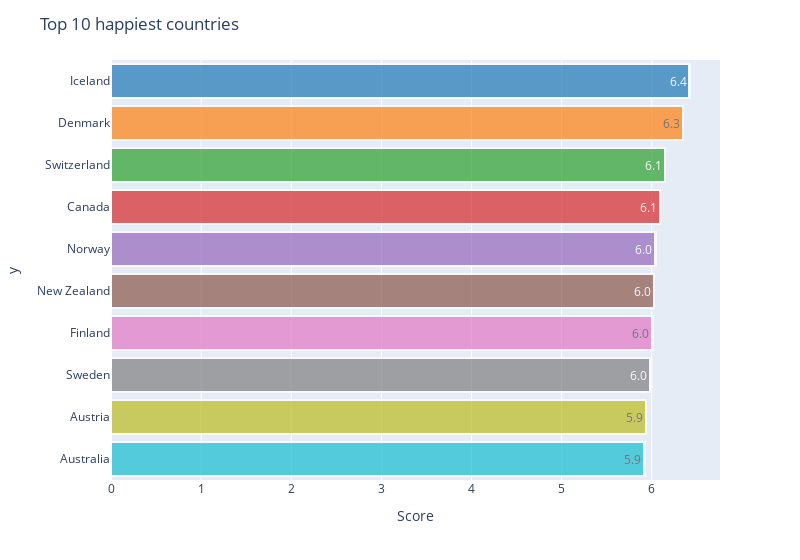

Notebook source saved alongside this figure:
### Markdown cell above
* plotting all columns to study data

### Code cell
top10_show(df=complete_data_2015)

### Figure 1 — Plotly figure (JSON) as saved in the notebook; plotly's stock layout.template omitted (floating-point values rounded to 4 significant figures)
{"data": [{"alignmentgroup": "True", "hovertemplate": "color=Iceland<br>Score=%{text}<br>y=%{y}<extra></extra>", "legendgroup": "Iceland", "marker": {"color": "#1F77B4", "line": {"color": "rgb(255,255,255)", "width": 2.5}}, "name": "Iceland", "offsetgroup": "Iceland", "opacity": 0.7, "orientation": "h", "showlegend": true, "text": [6.419], "textposition": "inside", "texttemplate": "%{text:.2s}", "type": "bar", "x": [6.419], "xaxis": "x", "y": ["Iceland"], "yaxis": "y"}, {"alignmentgroup": "True", "hovertemplate": "color=Denmark<br>Score=%{text}<br>y=%{y}<extra></extra>", "legendgroup": "Denmark", "marker": {"color": "#FF7F0E", "line": {"color": "rgb(255,255,255)", "width": 2.5}}, "name": "Denmark", "offsetgroup": "Denmark", "opacity": 0.7, "orientation": "h", "showlegend": true, "text": [6.348], "textposition": "inside", "texttemplate": "%{text:.2s}", "type": "bar", "x": [6.348], "xaxis": "x", "y": ["Denmark"], "yaxis": "y"}, {"alignmentgroup": "True", "hovertemplate": "color=Switzerland<br>Score=%{text}<br>y=%{y}<extra></extra>", "legendgroup": "Switzerland", "marker": {"color": "#2CA02C", "line": {"color": "rgb(255,255,255)", "width": 2.5}}, "name": "Switzerland", "offsetgroup": "Switzerland", "opacity": 0.7, "orientation": "h", "showlegend": true, "text": [6.144], "textposition": "inside", "texttemplate": "%{text:.2s}", "type": "bar", "x": [6.144], "xaxis": "x", "y": ["Switzerland"], "yaxis": "y"}, {"alignmentgroup": "True", "hovertemplate": "color=Canada<br>Score=%{text}<br>y=%{y}<extra></extra>", "legendgroup": "Canada", "marker": {"color": "#D62728", "line": {"color": "rgb(255,255,255)", "width": 2.5}}, "name": "Canada", "offsetgroup": "Canada", "opacity": 0.7, "orientation": "h", "showlegend": true, "text": [6.09], "textposition": "inside", "texttemplate": "%{text:.2s}", "type": "bar", "x": [6.09], "xaxis": "x", "y": ["Canada"], "yaxis": "y"}, {"alignmentgroup": "True", "hovertemplate": "color=Norway<br>Score=%{text}<br>y=%{y}<extra></extra>", "legendgroup": "Norway", "marker": {"color": "#9467BD", "line": {"color": "rgb(255,255,255)", "width": 2.5}}, "name": "Norway", "offsetgroup": "Norway", "opacity": 0.7, "orientation": "h", "showlegend": true, "text": [6.039], "textposition": "inside", "texttemplate": "%{text:.2s}", "type": "bar", "x": [6.039], "xaxis": "x", "y": ["Norway"], "yaxis": "y"}, {"alignmentgroup": "True", "hovertemplate": "color=New Zealand<br>Score=%{text}<br>y=%{y}<extra></extra>", "legendgroup": "New Zealand", "marker": {"color": "#8C564B", "line": {"color": "rgb(255,255,255)", "width": 2.5}}, "name": "New Zealand", "offsetgroup": "New Zealand", "opacity": 0.7, "orientation": "h", "showlegend": true, "text": [6.023], "textposition": "inside", "texttemplate": "%{text:.2s}", "type": "bar", "x": [6.023], "xaxis": "x", "y": ["New Zealand"], "yaxis": "y"}, {"alignmentgroup": "True", "hovertemplate": "color=Finland<br>Score=%{text}<br>y=%{y}<extra></extra>", "legendgroup": "Finland", "marker": {"color": "#E377C2", "line": {"color": "rgb(255,255,255)", "width": 2.5}}, "name": "Finland", "offsetgroup": "Finland", "opacity": 0.7, "orientation": "h", "showlegend": true, "text": [6.007], "textposition": "inside", "texttemplate": "%{text:.2s}", "type": "bar", "x": [6.007], "xaxis": "x", "y": ["Finland"], "yaxis": "y"}, {"alignmentgroup": "True", "hovertemplate": "color=Sweden<br>Score=%{text}<br>y=%{y}<extra></extra>", "legendgroup": "Sweden", "marker": {"color": "#7F7F7F", "line": {"color": "rgb(255,255,255)", "width": 2.5}}, "name": "Sweden", "offsetgroup": "Sweden", "opacity": 0.7, "orientation": "h", "showlegend": true, "text": [5.981], "textposition": "inside", "texttemplate": "%{text:.2s}", "type": "bar", "x": [5.981], "xaxis": "x", "y": ["Sweden"], "yaxis": "y"}, {"alignmentgroup": "True", "hovertemplate": "color=Austria<br>Score=%{text}<br>y=%{y}<extra></extra>", "legendgroup": "Austria", "marker": {"color": "#BCBD22", "line": {"color": "rgb(255,255,255)", "width": 2.5}}, "name": "Austria", "offsetgroup": "Austria", "opacity": 0.7, "orientation": "h", "showlegend": true, "text": [5.936], "textposition": "inside", "texttemplate": "%{text:.2s}", "type": "bar", "x": [5.936], "xaxis": "x", "y": ["Austria"], "yaxis": "y"}, {"alignmentgroup": "True", "hovertemplate": "color=Australia<br>Score=%{text}<br>y=%{y}<extra></extra>", "legendgroup": "Australia", "marker": {"color": "#17BECF", "line": {"color": "rgb(255,255,255)", "width": 2.5}}, "name": "Australia", "offsetgroup": "Australia", "opacity": 0.7, "orientation": "h", "showlegend": true, "text": [5.917], "textposition": "inside", "texttemplate": "%{text:.2s}", "type": "bar", "x": [5.917], "xaxis": "x", "y": ["Australia"], "yaxis": "y"}], "layout": {"barmode": "stack", "legend": {"title": {"text": "color"}, "tracegroupgap": 0}, "margin": {"t": 60}, "showlegend": false, "title": {"text": "Top 10 happiest countries"}, "width": 800, "xaxis": {"anchor": "y", "domain": [0, 1], "title": {"text": "Score"}}, "yaxis": {"anchor": "x", "categoryorder": "total ascending", "domain": [0, 1], "title": {"text": "y"}}}}
